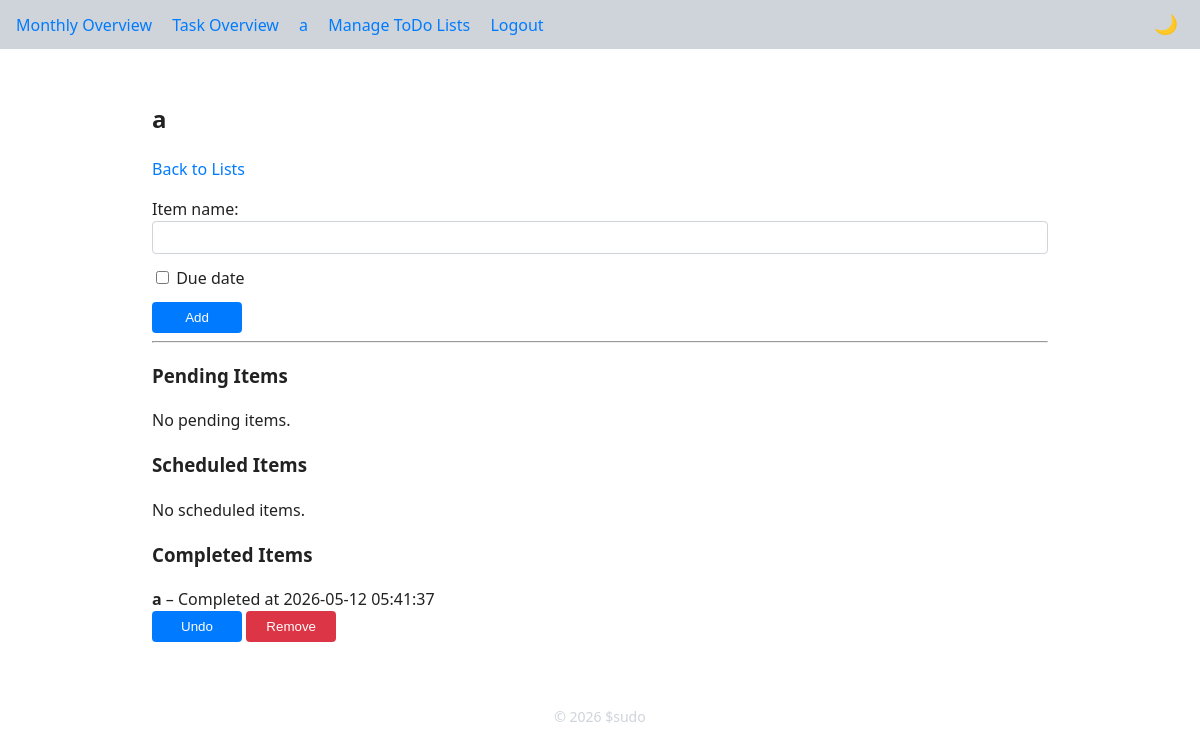
Page /todolist/?list_id=1 (signed in) on the committed database.
### app/models.py (models this page shows)
class TodoList(db.Model):
    __tablename__ = 'todo_lists'
    id = db.Column(db.Integer, primary_key=True)
    user_id = db.Column(db.Integer, db.ForeignKey('users.id'), nullable=False)
    name = db.Column(db.String(200), nullable=False)
    items = db.relationship(
        'TodoItem',
        backref='todo_list',
        lazy='dynamic',
        cascade='all, delete-orphan',
    )

class TodoItem(db.Model):
    __tablename__ = 'todo_items'
    id = db.Column(db.Integer, primary_key=True)
    user_id = db.Column(db.Integer, db.ForeignKey('users.id'), nullable=False)
    todo_list_id = db.Column(db.Integer, db.ForeignKey('todo_lists.id'),
                            nullable=False)
    name = db.Column(db.String(200), nullable=False)
    completed = db.Column(db.Boolean, default=False)
    timestamp = db.Column(db.DateTime)          # when the item was completed
    due_date = db.Column(db.DateTime)          # optional due date
    subtasks = db.relationship(
        'SubTask',
        backref='parent',
        lazy='select',
        cascade='all, delete-orphan',
    )

### app/routes/todo.py (the view, shortened to what this page needs)
@bp.route('/todolist/', methods=['GET', 'POST'])
@login_required
def todolist():
    list_id = request.args.get('list_id', type=int)
    if not list_id:
        abort(404)
    todo_list = (
        TodoList.query.filter_by(id=list_id, user_id=current_user.id)
        .first_or_404()
    )
    items = (
        TodoItem.query.filter_by(user_id=current_user.id, todo_list_id=list_id)
        .options(joinedload(TodoItem.subtasks))
        .order_by(TodoItem.timestamp.asc())
        .all()
    )
    pending, scheduled, completed = [], [], []
    now = datetime.utcnow()
    for itm in items:
        if itm.completed:
            completed.append(itm)
            continue
    return render_template(
        'todo/todolist.html',
        todo_list=todo_list,
        pending=pending,
        scheduled=scheduled,
        completed=completed,
    )

### app/models.py (called while the page is built)
@login_manager.user_loader
def load_user(user_id: str):
    return User.query.get(int(user_id))

### app/templates/todo/todolist.html (shortened to what this page needs)
{% extends "base.html" %}
{% block content %}
<link rel="stylesheet" href="{{ url_for('static', filename='css/todo_list.css') }}">
<div class="container">
  <h2>{{ todo_list.name }}</h2>
  <p><a href="{{ url_for('main.todolists') }}">Back to Lists</a></p>
  <form method="post" action="{{ url_for('main.todolist', list_id=todo_list.id) }}">
    <div class="form-group">
      <label for="name_{{ todo_list.id }}">Item name:</label>
      <input type="text" id="name_{{ todo_list.id }}" name="name" class="form-control" required>
    </div>
    <div class="form-group">
      <label>
        <input type="checkbox" name="due_checkbox" class="due-checkbox" data-target="due_container_{{ todo_list.id }}">
        Due date
      </label>
    </div>
    <button type="submit" class="btn">Add</button>
  </form>
  <hr>
  <h3>Pending Items</h3>
  {% if pending %}
    {% for item in pending %}
      <div class="list-item">
        <div class="flex-grow"><strong>{{ item.name }}</strong></div>
        <div class="task-controls">
          <form method="post" action="{{ url_for('main.todolist', list_id=todo_list.id) }}" style="display:inline;">
            <input type="hidden" name="action" value="complete">
            <input type="hidden" name="item_id" value="{{ item.id }}">
            <input type="hidden" name="csrf_token" value="{{ csrf_token() }}">
            <button type="submit" class="btn complete-btn">Complete</button>
          </form>
          <form method="post" action="{{ url_for('main.todolist', list_id=todo_list.id) }}" style="display:inline;">
            <input type="hidden" name="action" value="remove">
            <input type="hidden" name="item_id" value="{{ item.id }}">
            <input type="hidden" name="csrf_token" value="{{ csrf_token() }}">
            <button type="submit" class="btn delete-btn">Remove</button>
          </form>
        </div>
      </div>
      {% if item.subtasks %}
        <div class="subtasks">
          {% for sub in item.subtasks %}
            <div class="subtask{% if sub.completed %} completed{% endif %}">
              <div class="flex-grow">
                <strong>{{ sub.name }}</strong>
                {% if sub.due_date %}
                  – Due: {{ sub.due_date.strftime('%Y-%m-%d %H:%M') }}
                {% endif %}
              </div>
              <div class="task-controls">
                {% if sub.completed %}
                  <form method="post" action="{{ url_for('main.todolist', list_id=todo_list.id) }}" style="display:inline;">
                    <input type="hidden" name="action" value="undo_sub">
                    <input type="hidden" name="subtask_id" value="{{ sub.id }}">
                    <input type="hidden" name="csrf_token" value="{{ csrf_token() }}">
                    <button type="submit" class="btn">Undo</button>
                  </form>
                {% else %}
                  <form method="post" action="{{ url_for('main.todolist', list_id=todo_list.id) }}" style="display:inline;">
                    <input type="hidden" name="action" value="complete_sub">
                    <input type="hidden" name="subtask_id" value="{{ sub.id }}">
                    <input type="hidden" name="csrf_token" value="{{ csrf_token() }}">
                    <button type="submit" class="btn complete-btn">Complete</button>
                  </form>
                {% endif %}
                <form method="post" action="{{ url_for('main.todolist', list_id=todo_list.id) }}" style="display:inline;">
                  <input type="hidden" name="action" value="remove_sub">
                  <input type="hidden" name="subtask_id" value="{{ sub.id }}">
                  <input type="hidden" name="csrf_token" value="{{ csrf_token() }}">
                  <button type="submit" class="btn delete-btn">Remove</button>
                </form>
              </div>
            </div>
          {% endfor %}
        </div>
      {% endif %}
      <form method="post" action="{{ url_for('main.todolist', list_id=todo_list.id) }}">
        <input type="hidden" name="action" value="add_sub">
        <input type="hidden" name="parent_id" value="{{ item.id }}">
        <input type="hidden" name="csrf_token" value="{{ csrf_token() }}">
        <div class="form-group">
          <label for="subtask_name_{{ item.id }}">Sub‑Task name:</label>
          <input type="text" id="subtask_name_{{ item.id }}" name="subtask_name" class="form-control" required>
        </div>
        <div class="form-group">
          <label>
            <input type="checkbox" name="sub_due_checkbox" class="due-checkbox" data-target="sub_due_container_{{ item.id }}">
            Due date
          </label>
          <div id="sub_due_container_{{ item.id }}" style="display:none;">
            <input type="datetime-local" name="sub_due_date" class="form-control">
          </div>
        </div>
        <button type="submit" class="btn">Add Sub‑Task</button>
      </form>
      <hr>
    {% endfor %}
  {% else %}
    <p>No pending items.</p>
  {% endif %}
  <h3>Scheduled Items</h3>
  {% if scheduled %}
    {% for item, status_class, due_display in scheduled %}
      <div class="list-item">
        <div class="flex-grow"><strong>{{ item.name }}</strong> – Due: {{ due_display }}</div>
        <div class="task-controls">
          <form method="post" action="{{ url_for('main.todolist', list_id=todo_list.id) }}" style="display:inline;">
            <input type="hidden" name="action" value="complete">
            <input type="hidden" name="item_id" value="{{ item.id }}">
            <input type="hidden" name="csrf_token" value="{{ csrf_token() }}">
            <button type="submit" class="btn complete-btn">Complete</button>
          </form>
          <form method="post" action="{{ url_for('main.todolist', list_id=todo_list.id) }}" style="display:inline;">
            <input type="hidden" name="action" value="remove">
            <input type="hidden" name="item_id" value="{{ item.id }}">
            <input type="hidden" name="csrf_token" value="{{ csrf_token() }}">
            <button type="submit" class="btn delete-btn">Remove</button>
          </form>
        </div>
      </div>
      {% if item.subtasks %}
        <div class="subtasks">
          {% for sub in item.subtasks %}
            <div class="subtask{% if sub.completed %} completed{% endif %}">
              <div class="flex-grow">
                <strong>{{ sub.name }}</strong>
                {% if sub.due_date %}
                  – Due: {{ sub.due_date.strftime('%Y-%m-%d %H:%M') }}
                {% endif %}
              </div>
              <div class="task-controls">
                {% if sub.completed %}
                  <form method="post" action="{{ url_for('main.todolist', list_id=todo_list.id) }}" style="display:inline;">
                    <input type="hidden" name="action" value="undo_sub">
                    <input type="hidden" name="subtask_id" value="{{ sub.id }}">
                    <input type="hidden" name="csrf_token" value="{{ csrf_token() }}">
                    <button type="submit" class="btn">Undo</button>
                  </form>
                {% else %}
                  <form method="post" action="{{ url_for('main.todolist', list_id=todo_list.id) }}" style="display:inline;">
                    <input type="hidden" name="action" value="complete_sub">
                    <input type="hidden" name="subtask_id" value="{{ sub.id }}">
                    <input type="hidden" name="csrf_token" value="{{ csrf_token() }}">
                    <button type="submit" class="btn complete-btn">Complete</button>
                  </form>
                {% endif %}
                <form method="post" action="{{ url_for('main.todolist', list_id=todo_list.id) }}" style="display:inline;">
                  <input type="hidden" name="action" value="remove_sub">
                  <input type="hidden" name="subtask_id" value="{{ sub.id }}">
                  <input type="hidden" name="csrf_token" value="{{ csrf_token() }}">
                  <button type="submit" class="btn delete-btn">Remove</button>
                </form>
              </div>
            </div>
          {% endfor %}
        </div>
      {% endif %}
      <form method="post" action="{{ url_for('main.todolist', list_id=todo_list.id) }}">
        <input type="hidden" name="action" value="add_sub">
        <input type="hidden" name="parent_id" value="{{ item.id }}">
        <input type="hidden" name="csrf_token" value="{{ csrf_token() }}">
        <div class="form-group">
          <label for="subtask_name_{{ item.id }}">Sub‑Task name:</label>
          <input type="text" id="subtask_name_{{ item.id }}" name="subtask_name" class="form-control" required>
        </div>
        <div class="form-group">
          <label>
            <input type="checkbox" name="sub_due_checkbox" class="due-checkbox" data-target="sub_due_container_{{ item.id }}">
            Due date
          </label>
          <div id="sub_due_container_{{ item.id }}" style="display:none;">
            <input type="datetime-local" name="sub_due_date" class="form-control">
          </div>
        </div>
        <button type="submit" class="btn">Add Sub‑Task</button>
      </form>
      <hr>
    {% endfor %}
  {% else %}
    <p>No scheduled items.</p>
  {% endif %}
  <h3>Completed Items</h3>
  {% if completed %}
    {% for item in completed %}
      <div class="list-item">
        <div class="flex-grow"><strong>{{ item.name }}</strong> – Completed at {{ item.timestamp.strftime('%Y-%m-%d %H:%M:%S') }}</div>
        <div class="task-controls">
          <form method="post" action="{{ url_for('main.todolist', list_id=todo_list.id) }}" style="display:inline;">
            <button type="submit" class="btn">Undo</button>
          </form>
          <form method="post" action="{{ url_for('main.todolist', list_id=todo_list.id) }}" style="display:inline;">
            <button type="submit" class="btn delete-btn">Remove</button>
          </form>
        </div>
      </div>
    {% endfor %}
  {% else %}
    <p>No completed items.</p>
  {% endif %}
</div>
{% endblock %}

### app/templates/base.html (shortened to what this page needs)
<!DOCTYPE html>
<html lang="en" data-theme="light">
<head>
  <link rel="stylesheet" href="{{ url_for('static', filename='css/style.css') }}">
</head>
<body>
  <nav class="navbar">
    <div class="nav-left">
      {% if current_user.is_authenticated %}
        <a href="{{ url_for('main.monthly') }}">Monthly Overview</a>
        <a href="{{ url_for('main.task_overview') }}">Task Overview</a>
        {% for todo in todo_lists %}
          <a href="{{ url_for('main.todolist', list_id=todo.id) }}">{{ todo.name }}</a>
        {% endfor %}
        <a href="{{ url_for('main.todolists') }}">Manage ToDo Lists</a>
        <a href="{{ url_for('main.logout') }}">Logout</a>
      {% else %}
        <a href="{{ url_for('main.login') }}">Login</a>
        <a href="{{ url_for('main.register') }}">Register</a>
      {% endif %}
    </div>
    <div class="nav-right">
      <button id="theme-toggle" class="theme-toggle" title="Toggle light/dark theme">🌙</button>
    </div>
  </nav>
  {% block wrapper %}
    <div class="container">{% block content %}{% endblock %}</div>
  {% endblock %}
  <footer>
    © {{ current_year }} $sudo
  </footer>
</body>
</html>

### app/static/css/style.css (style rules this page uses)
:root { --bg: #ffffff; --text: #222222; --accent: #007bff; --danger: #dc3545; --success: #28a745; --warning: #ffc107; --border: #ced4da; --border-radius: 4px; --font-family: system-ui, sans-serif; }
html, body { margin: 0; padding: 0; font-family: var(--font-family); background: var(--bg); color: var(--text); line-height: 1.5; }
*, *::before, *::after { box-sizing: border-box; }
a { color: var(--accent); text-decoration: none; }
.navbar { display: flex; justify-content: space-between; align-items: center; padding: .75rem 1rem; background: var(--border); }
.nav-left a { margin-right: 1rem; }
.theme-toggle { background: none; border: none; font-size: 1.2rem; cursor: pointer; color: var(--text); }
.container { max-width: 960px; margin: 0 auto; padding: 1rem; }
.btn { display: inline-block; min-width: 90px; width: auto; padding: .5rem 1rem; border: none; border-radius: var(--border-radius); background: var(--accent); color: var(--bg); cursor: pointer; }
.btn.delete-btn { background: var(--danger); }
form .form-group { margin-bottom: .75rem; }
form .form-control { width: 100%; padding: .5rem; border: 1px solid var(--border); border-radius: var(--border-radius); background: var(--bg); color: var(--text); }
footer { text-align: center; margin-top: 2rem; color: var(--border); font-size: .875rem; }

### rows in the picture
TodoList: name "a"
TodoItem: name "a", timestamp "2026-05-12 05:41:37"

### other values in the picture
{{ current_year }} "2026"
